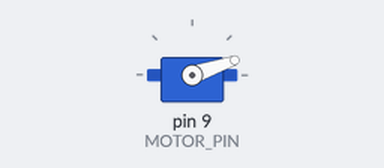
Bench run of a sketch on a simulated Arduino Uno, built with avr-gcc and run on an emulated ATmega328P. Parts: servo.

Above: at 0.05 s.
At 0.35 s:
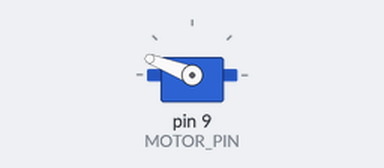
At 1.65 s:
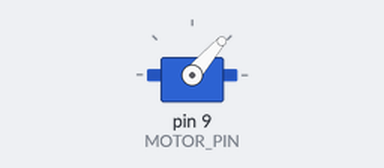
At 2.7 s:
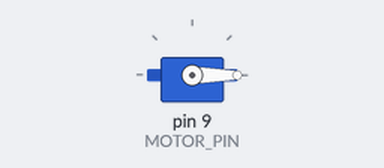
Timing chart, 0 to 6.3 s (numbered marks = the images above):
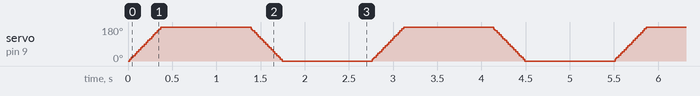

The sketch:

motor-sweeping.ino
```cpp
#include "servo_motor.h"
#define MOTOR_PIN 9
#define MAX_ANGLE 180

Motor* servoMotor;
int delta;
int position;

void setup()
{
  servoMotor = new Motor(MOTOR_PIN);
  delta = 1;
  position = 0;
}

void loop()
{
  servoMotor->on();
  for (int i = 0; i < MAX_ANGLE; i++)
  {
    servoMotor->setAngle(position);
    delay(2);
    position += delta;
  }
  servoMotor->off();
  position -= delta;
  delta = -delta;
  delay(1000);
}
```

servo_motor.cpp
```cpp
#include "servo_motor.h"
#include "Arduino.h"

Motor::Motor(int pin) {
  this->pin = pin;
}

void Motor::on() {
  this->motor.attach(this->pin);
}

void Motor::off() {
  this->motor.detach();
}

void Motor::setAngle(int angle) {
  this->motor.write(angle);
}
```

servo_motor.h
```cpp
#ifndef __SERVO_MOTOR_IMPL__
#define __SERVO_MOTOR_IMPL__

#include <Servo.h>

class Motor
{
  public:
    Motor(int pin);

    void on();
    void off();
    void setAngle(int angle);

  private:
    int angle;
    int pin;
    Servo motor;
};

#endif
```
